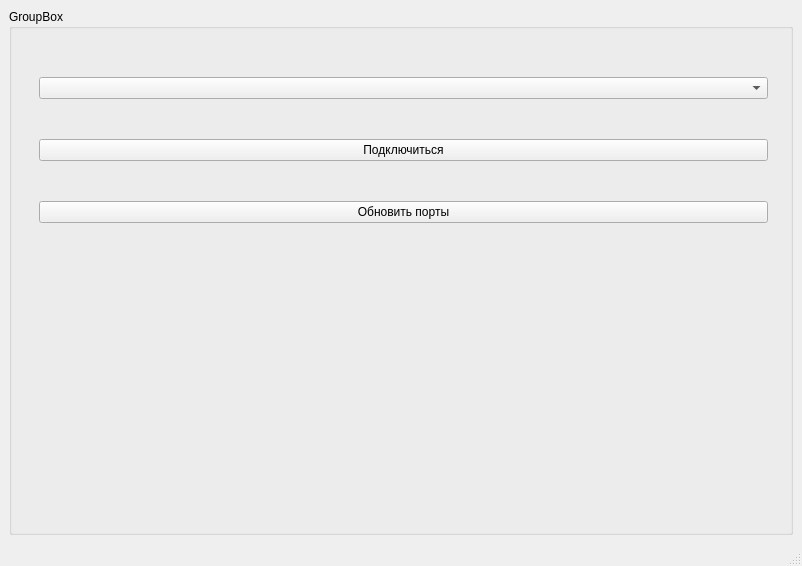
<?xml version="1.0" encoding="UTF-8"?>
<ui version="4.0">
 <class>MainWindow</class>
 <widget class="QMainWindow" name="MainWindow">
  <property name="geometry">
   <rect>
    <x>0</x>
    <y>0</y>
    <width>802</width>
    <height>566</height>
   </rect>
  </property>
  <property name="windowTitle">
   <string>MainWindow</string>
  </property>
  <widget class="QWidget" name="centralwidget">
   <layout class="QHBoxLayout" name="horizontalLayout">
    <item>
     <widget class="QGroupBox" name="groupBox">
      <property name="sizePolicy">
       <sizepolicy hsizetype="Preferred" vsizetype="Preferred">
        <horstretch>0</horstretch>
        <verstretch>0</verstretch>
       </sizepolicy>
      </property>
      <property name="title">
       <string>GroupBox</string>
      </property>
      <widget class="QWidget" name="">
       <property name="geometry">
        <rect>
         <x>30</x>
         <y>34</y>
         <width>731</width>
         <height>441</height>
        </rect>
       </property>
       <layout class="QGridLayout" name="gridLayout">
        <item row="0" column="0">
         <widget class="QCustomPlot" name="widget" native="true">
          <property name="sizePolicy">
           <sizepolicy hsizetype="Preferred" vsizetype="Preferred">
            <horstretch>0</horstretch>
            <verstretch>0</verstretch>
           </sizepolicy>
          </property>
          <widget class="QWidget" name="">
           <property name="geometry">
            <rect>
             <x>0</x>
             <y>0</y>
             <width>729</width>
             <height>216</height>
            </rect>
           </property>
           <layout class="QVBoxLayout" name="verticalLayout">
            <item>
             <widget class="QComboBox" name="comboBox_ports">
              <property name="sizePolicy">
               <sizepolicy hsizetype="Expanding" vsizetype="Fixed">
                <horstretch>0</horstretch>
                <verstretch>0</verstretch>
               </sizepolicy>
              </property>
             </widget>
            </item>
            <item>
             <widget class="QPushButton" name="pB_connect">
              <property name="text">
               <string>Подключиться</string>
              </property>
             </widget>
            </item>
            <item>
             <widget class="QPushButton" name="pB_refresh">
              <property name="text">
               <string>Обновить порты</string>
              </property>
             </widget>
            </item>
           </layout>
          </widget>
         </widget>
        </item>
       </layout>
      </widget>
     </widget>
    </item>
   </layout>
  </widget>
  <widget class="QMenuBar" name="menubar">
   <property name="geometry">
    <rect>
     <x>0</x>
     <y>0</y>
     <width>802</width>
     <height>25</height>
    </rect>
   </property>
  </widget>
  <widget class="QStatusBar" name="statusbar"/>
 </widget>
 <customwidgets>
  <customwidget>
   <class>QCustomPlot</class>
   <extends>QWidget</extends>
   <header>qcustomplot.h</header>
   <container>1</container>
  </customwidget>
 </customwidgets>
 <resources/>
 <connections/>
</ui>
